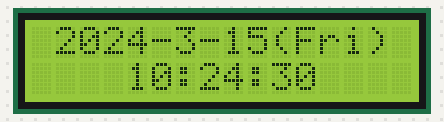
Recording of a sketch running on a simulated Arduino Uno, built with avr-gcc and run on an emulated ATmega328P. Shown: 16×2 character LCD. The local clock reads 2024-03-15 10:24:30 at power-on unless the sketch sets it.

Above: at 0.1 s.
At 4.3 s:
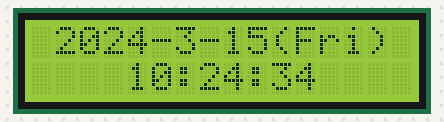
At 9.4 s:
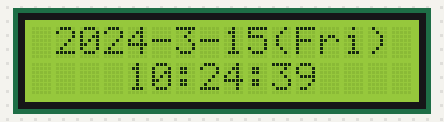
At 18.6 s:
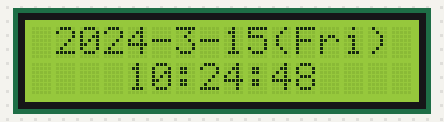
At 27.9 s:
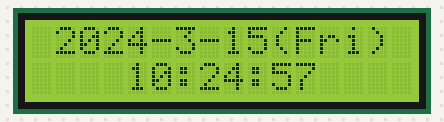
At 38.2 s:
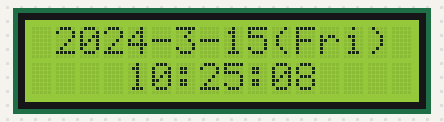

The sketch:

clock_code.ino
```cpp
#include <DS1302.h> //RTC모듈에 필요한 라이브러리
#include <LiquidCrystal_I2C.h> //LCD with I2C에 필요한 라이브러리

#define sclk 9 //RTC모듈의 SCLK 를 9번에 연결한다.
#define dat 8 //RTC모듈의 DAT 를 8번에 연결한다.
#define rst 7 //RTC모듈의 RST 를 7번에 연결한다
#define power 5 //5번 핀을 5V 출력으로 사용할 것. 앞으로는 5 대신 power라고 사용할 것.

LiquidCrystal_I2C lcd(0x27, 16, 2); //LiquidCrystal_I2C 오브젝트 생성. 0x27은 주소
DS1302 rtc(rst, dat, sclk); //DS1302 오브젝트 생성


void setup() {
  digitalWrite(power, HIGH); //5번핀에 5V전압을 ON
  pinMode(power, OUTPUT); //핀을 출력모드로 설정한다.

  lcd.init(); //LCD 초기화
  lcd.backlight(); //LCD 백라이트 켜기
  rtc.writeProtect(true); //쓰기금지모드 실행
  rtc.halt(false); //RTC timer 실행

/*
//날짜 및 시간 설정
  rtc.writeProtect(false); // rtc데이터를 수정하기 위해 쓰기금지모드를 해제
  rtc.halt(true); // 날짜와 시간을 수정하기 위해 RTC Timer을 정지시킴
  Time tm = rtc.time(); //RTC 내부 시간을 읽으면서 Time 오브젝트 생성
  tm.yr = [연도]; //연도
  tm.mon = [월]; //월
  tm.date = [일]; //일
  tm.day = [요일에 해당하는 숫자]; //요일(1~7 -> 1:일, 2:월, 3: 화, 4: 수, 5: 목, 6: 금, 7:토)
  tm.hr = [시]; //시(24시 기준. 예)오후2시는 14로 표현)
  tm.min = [분]; //분
  tm.sec = [초]; //초

  rtc.time(tm); //수정한 값을 RTC에 기록
  rtc.halt(false); //Timer 다시 가동(정지 해제)
  rtc.writeProtect(true); //쓰기금지모드 실행
//여기까지 날짜 및 시간 설정부분
  */

}

void loop() {
 Time tm=rtc.time(); //rtc의 내부 시간을 읽으면서 Time 오브젝트 생성

 //날짜(연, 월, 일, 요일) 지정
 String str0 = " " + String(tm.yr) + "-" + String(tm.mon) + "-" + String(tm.date) + "(" + getWeek(tm.day) + ")";
 lcd.setCursor(0,0);
 lcd.print(str0); //LCD화면에 날짜 출력

 //시간(시, 분, 초) 지정
 lcd.setCursor(3,1);
 String str1;
 if(tm.min<10){ //분이나 초가 10 미만일 때도 두자리로 표현(00, 01 처럼)
  if(tm.sec<10){
    str1 = " " + String(tm.hr) + ":0" + String(tm.min) + ":0" + String(tm.sec);
  }
  else {
    str1 = " " + String(tm.hr) + ":0" + String(tm.min) + ":" + String(tm.sec);
  }
 }
 else{
  if(tm.sec<10){
    str1 = " " + String(tm.hr) + ":" + String(tm.min) + ":0" + String(tm.sec);
  }
  else{
    str1 = " " + String(tm.hr) + ":" + String(tm.min) + ":" + String(tm.sec);
  }
 }
 lcd.print(str1); //lcd화면에 시간 출력


 delay(1000); //1초에 한번씩 갱신하기 위해 딜레이 1초


}

//요일에 관한 문자열 생성
String getWeek(byte wk){
  switch(wk){
    case 1: return "Sun";
    case 2: return "Mon";
    case 3: return "Tue";
    case 4: return "Wed";
    case 5: return "Thu";
    case 6: return "Fri";
    case 7: return "Sat";
    default: return "Err";
  }
}
```

Measured:
- what the display in image 1 shows lasts 1.0 s, from 4.2 s to 5.2 s
